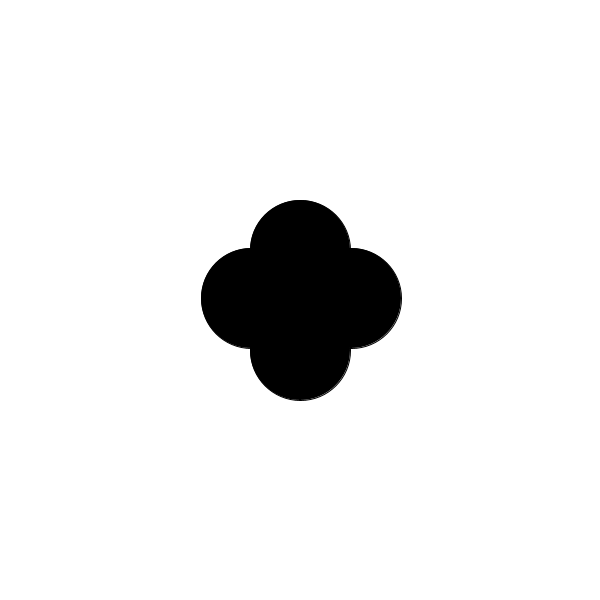
Frame 1 (no input)
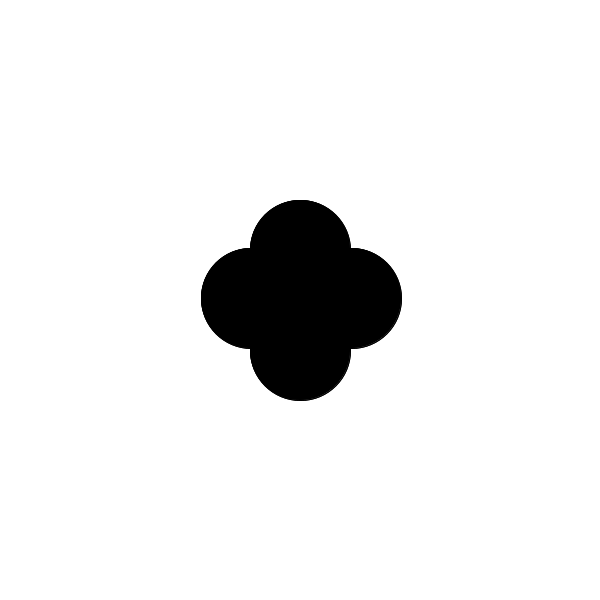
Frame 2 (the mouse pressed at the canvas centre, redrawn once)

The Processing sketch that drew these frames (run headless with seeded random() and noise(); the mouse was pressed at the canvas centre and the sketch redrawn once):

// Processing sketch: processing_85540
// ── processing_85540.pde

void setup () 
{
  size(600,600);
  //Fond blanc
  background(255); 
  smooth();
}

void draw()
{
  //Je créer une ellipse non remplie. (ellipse en haut)
  fill(0);
  ellipse(300,250,100,100);
  //Je créer trois autres ellipses de la même taille. DUPLICATION/JUXTAPOSITION
  //(Ellipse en bas) 
  ellipse(300,350,100,100);
  //Ellipse à gauche) 
  ellipse(251,298,100,100);
  //(Ellipse à droite)
  ellipse(351,298,100,100);
  
  noLoop();
}
